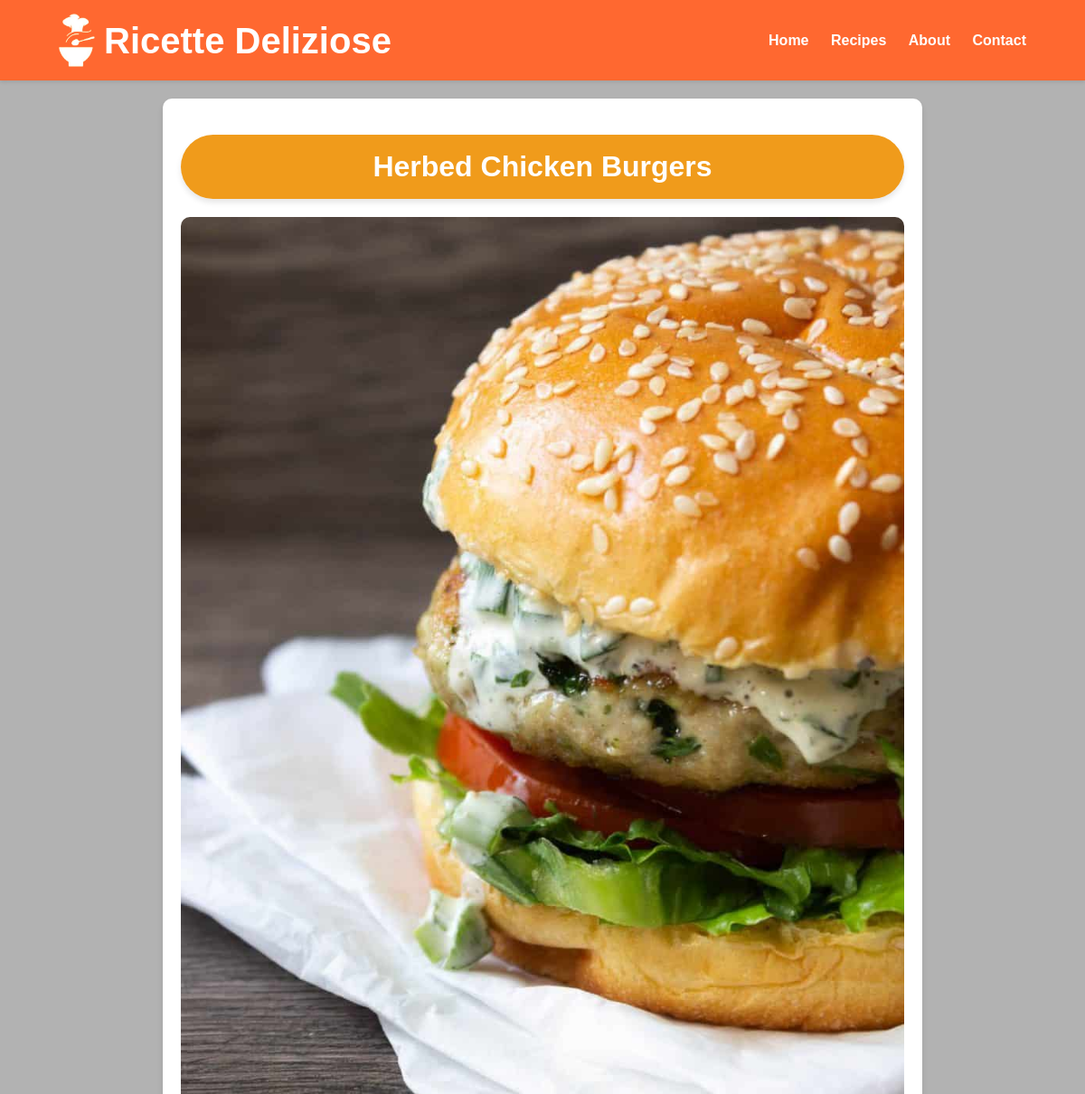
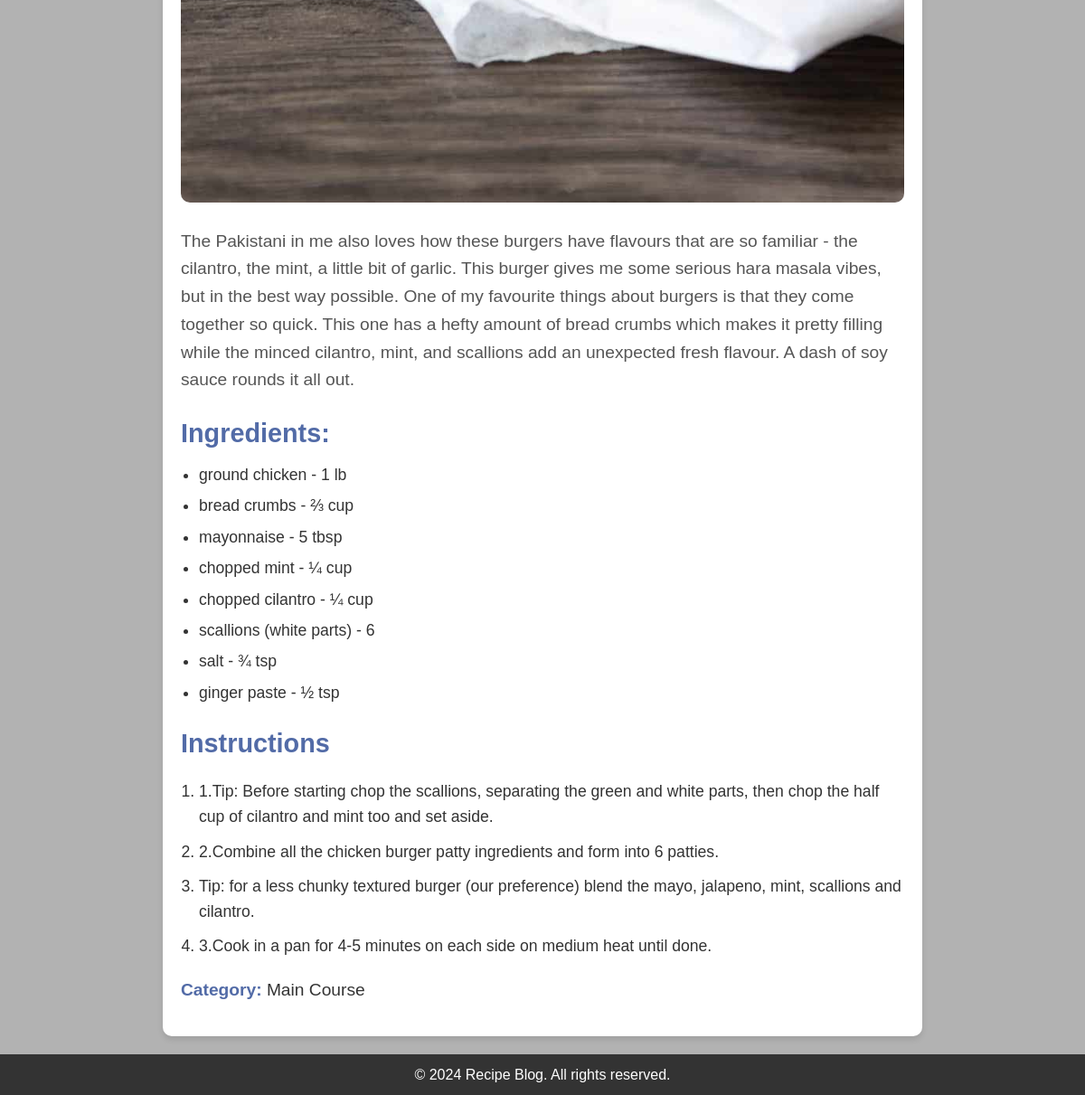
Screenshot of /recipe/2 with the database file from the repository (2 pictures, top to bottom).
### model.py (models this page shows, shortened)
class Recipe(db.Model):
    id = db.Column(db.Integer, primary_key=True)
    title = db.Column(db.String(100), nullable=False)
    description = db.Column(db.Text, nullable=False)
    instructions = db.Column(db.Text, nullable=False)
    image = db.Column(db.String(100), nullable=True)
    created_at = db.Column(db.DateTime, default=datetime.utcnow)
    category_id = db.Column(db.Integer, db.ForeignKey('category.id'), nullable=False)
    ingredients = db.relationship('Ingredient', secondary=recipe_ingredient, backref='recipes')
    category = db.relationship('Category', backref=db.backref('recipes', lazy=True))

class Ingredient(db.Model):
    id = db.Column(db.Integer, primary_key=True)
    name = db.Column(db.String(100), nullable=False, unique=True)
    quantity = db.Column(db.String(50), nullable=True)  # Optional for flexibility

class Category(db.Model):
    __tablename__ = 'category'
    id = db.Column(db.Integer, primary_key=True)
    name = db.Column(db.String(50), unique=True, nullable=False)
    def __repr__(self):
        return f'{self.name}'

### app.py (the view)
@app.route('/recipe', defaults={'category': None})
@app.route('/recipe/<string:category>')
def recipe(category):
    if category:
        recipes = Recipe.query.join(Category).filter(Category.name == category).all()
    else:
        recipes = Recipe.query.all()  # Get all recipes without adding any specific text
    return render_template('recipe.html', recipes=recipes, category=category)

### app.py (called while the page is built)
@app.route('/recipe/<int:recipe_id>', methods=['GET'])
def recipe_details(recipe_id):
    recipe = Recipe.query.get_or_404(recipe_id)  # Retrieve the recipe by ID
    return render_template('recipe_details.html',recipe=recipe)

@app.before_request
def init_categories():
    if Category.query.count() == 0:  # Only add if the category table is empty
        category1 = Category(name="Appetizer")
        category2 = Category(name="Main Course")
        category3 = Category(name="Dessert")
        category4 = Category(name="Drinks")
        db.session.add_all([category1, category2, category3, category4])
        db.session.commit()
        print("Categories added to the database.")

### templates/recipe_details.html (shortened to what this page needs)
<!DOCTYPE html>
<html lang="en">
<head>
    <link rel="stylesheet" href="{{ url_for('static', filename='css/recipe_details.css') }}">
</head>
<body>
    <header>
        <div class="container">
            <div class="logo-title">
                <img src="{{ url_for('static', filename='images/logo.png') }}" alt="Logo" class="logo" width="40"
                    height="59">
                <h1>Ricette Deliziose</h1>
            </div>
            <nav>
                <a href="{{ url_for('home') }}">Home</a>
                <a href="{{ url_for('recipe') }}">Recipes</a>
                <a href="{{ url_for('about') }}">About</a>
                <a href="{{ url_for('contact') }}">Contact</a>
            </nav>
        </div>
    </header>
    <div class="recipe-detail-container">
        <h1>{{ recipe.title }}</h1>
        <div class="recipe-image">
            {% if recipe.image %}
            <img src="{{ url_for('static', filename='images/' + recipe.image) }}" alt="{{ recipe.title }}">
            {% else %}
            <img src="{{ url_for('static', filename='images/placeholder.png') }}" alt="No Image Available">
            {% endif %}
        </div>
        <div class="recipe-description">
            <p>{{ recipe.description }}</p>
        </div>
        <div class="recipe-ingredients">
            <h2>Ingredients:</h2>
            <ul>
                {% for ingredient in recipe.ingredients %}
                <li>{{ ingredient.name }} - {{ ingredient.quantity }}</li>
                {% endfor %}
            </ul>
        </div>
        <div class="recipe-instructions">
            <h2>Instructions</h2>
            {% if recipe.instructions %}
            <ol>
                {% for step in recipe.instructions.split('\n') %}
                <li>{{ step }}</li>
                {% endfor %}
            </ol>
            {% else %}
            <p>No instructions provided.</p>
            {% endif %}
        </div>
        <div class="recipe-category">
            <p><strong>Category:  </strong> {{ recipe.category }}</p>
        </div>
    </div>
    <footer>
        <p>&copy; 2024 Recipe Blog. All rights reserved.</p>
    </footer>
</body>
</html>

### static/css/recipe_details.css (style rules this page uses)
body, h1, h2, h3, p, a, ul, li, form, textarea, button { margin: 0; padding: 0; font-family: 'Poppins', sans-serif; text-decoration: none; box-sizing: border-box; }
body { background-image: linear-gradient(rgba(0, 0, 0, 0.3), rgba(0, 0, 0, 0.3)), url('/static/images/bg3.jpg'); background-size: cover; color: #333; line-height: 1.6; display: flex; flex-direction: column; min-height: 100vh; }
header { background: #FF6830; color: white; padding: 15px 20px; box-shadow: 0 2px 4px rgba(0, 0, 0, 0.1); }
header .container { display: flex; justify-content: space-between; align-items: center; padding: 0 45px; }
header .logo-title { display: flex; align-items: center; }
header .logo-title .logo { margin-right: 10px; }
header .logo-title h1 { margin: 0; padding: 0; font-family: 'Gistesy', sans-serif; font-size: 2.5rem; line-height: 1; }
header nav a { margin-left: 20px; color: white; font-weight: bold; }
.recipe-detail-container { background: white; margin: 20px auto; padding: 20px; border-radius: 10px; box-shadow: 0 4px 6px rgba(0, 0, 0, 0.1); max-width: 800px; }
.recipe-detail-container h1 { margin-bottom: 20px; margin-top: 20px; color: #fff; background-color: #f09b1b; padding: 10px 20px; font-size: 2em; border-radius: 50px; text-align: center; box-shadow: 0 4px 6px rgba(0, 0, 0, 0.1); }
.recipe-image img { width: 100%; max-height: auto; object-fit: cover; border-radius: 10px; margin-bottom: 20px; }
.recipe-description { font-size: 1.2em; margin-bottom: 20px; color: #555; }
.recipe-ingredients h2 { font-size: 1.8em; color: #526ba7; margin-bottom: 10px; }
.recipe-ingredients ul { padding-left: 20px; margin-bottom: 20px; }
.recipe-ingredients li { font-size: 1.1em; margin-bottom: 8px; line-height: 1.5; }
.recipe-instructions h2 { font-size: 1.8em; color: #526ba7; margin-bottom: 15px; }
.recipe-instructions ol { padding-left: 20px; margin-bottom: 20px; }
.recipe-instructions li { font-size: 1.1em; margin-bottom: 10px; line-height: 1.6; }
.recipe-category { font-size: 1.2em; margin: 15px 0; }
.recipe-category strong { color: #526ba7; font-weight: bold; }
footer { background: #333; color: white; text-align: center; padding: 10px; margin-top: auto; }
footer p { font-size: 1em; }

### rows the page displays
Recipe: title "Herbed Chicken Burgers", image (picture), description "The Pakistani in me also loves how these burgers have flavours that are so familiar - the cilantro, the mint, a little bit of garlic. This burger gives me some serious hara masala vibes, but in the best way possible. One of my favourite things about burgers is that they come together so quick. This one has a hefty amount of bread crumbs which makes it pretty filling while the minced cilantro, mint, and scallions add an unexpected fresh flavour. A dash of soy sauce rounds it all out."
Ingredient: name "ground chicken", quantity "1 lb"
Ingredient: name "bread crumbs", quantity "⅔ cup"
Ingredient: name "mayonnaise", quantity "5 tbsp"
Ingredient: name "chopped mint", quantity "¼ cup"
Ingredient: name "chopped cilantro", quantity "¼ cup"
Ingredient: name "scallions (white parts)", quantity "6"
Ingredient: name "salt", quantity "¾ tsp"
Ingredient: name "ginger paste", quantity "½ tsp"
Category: category "Main Course"

### other values shown
{{ step }} "1.Tip: Before starting chop the scallions, separating the green and white parts, then chop the half cup of cilantro and mint too and set aside." "2.Combine all the chicken burger patty ingredients and form into 6 patties." "Tip: for a less chunky textured burger (our preference) blend the mayo, jalapeno, mint, scallions and cilantro." "3.Cook in a pan for 4-5 minutes on each side on medium heat until done."
